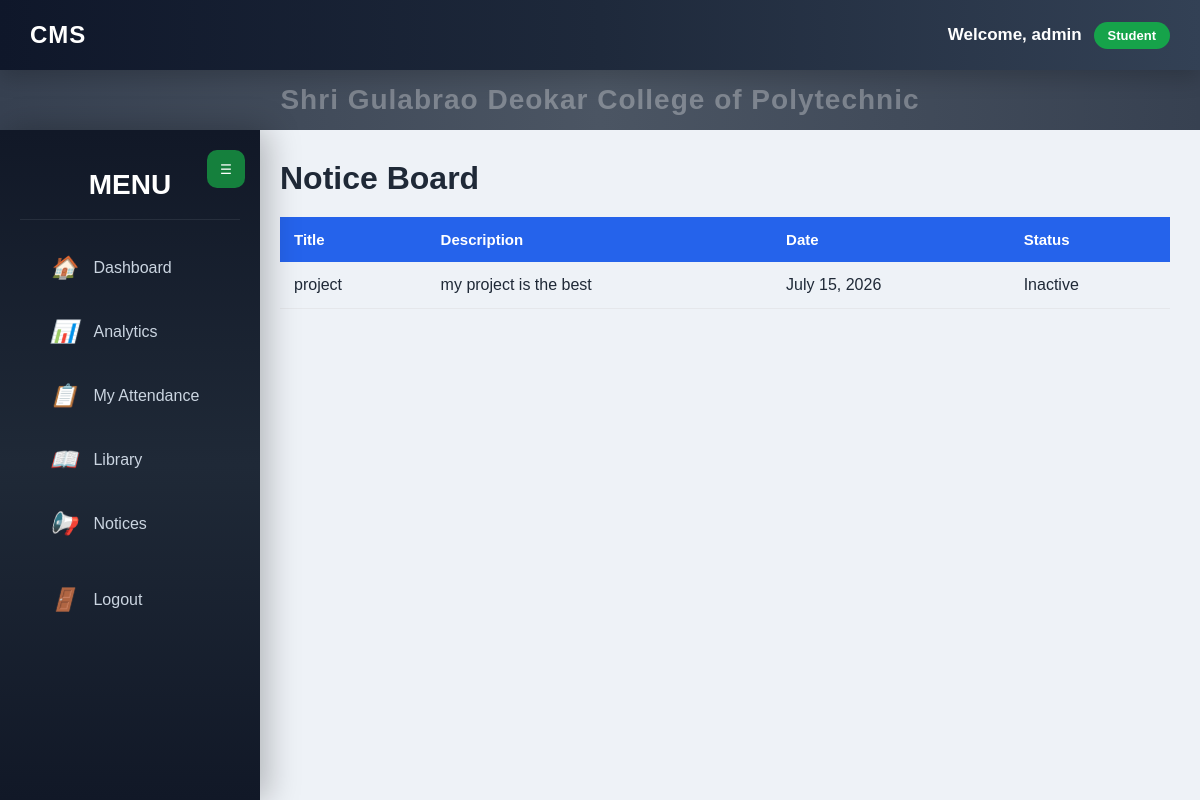
Before: /noticeboard/ (signed in) with the older database file.
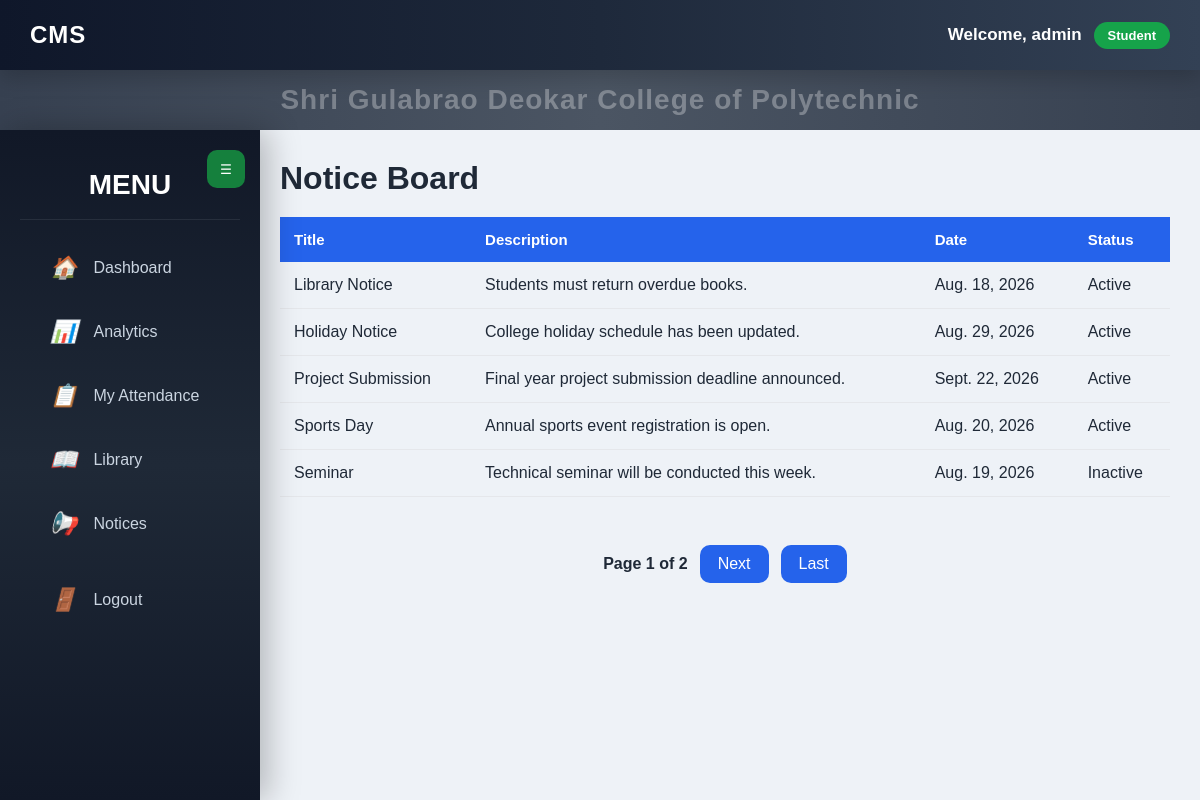
After: the same page with the newer database file.
### noticeboard/models.py (models this page shows, shortened)
class Notice(models.Model):
    title = models.CharField(max_length=200)
    description = models.TextField()
    notice_date = models.DateField()
    STATUS = [
        ("Active", "Active"),
        ("Inactive", "Inactive"),
    ]
    status = models.CharField(
        max_length=20,
        choices=STATUS,
        default="Active"
    )

### noticeboard/views.py (the view)
@login_required
def notice_list(request):
    if not can_view_notice(request):
        return redirect("login")
    search = request.GET.get("search", "")
    notices = Notice.objects.all().order_by("-id")
    if search:
        notices = notices.filter(
            title__icontains=search
        )
    paginator = Paginator(notices, 5)
    page_number = request.GET.get("page")
    page_obj = paginator.get_page(page_number)
    return render(
        request,
        "noticeboard/notice_list.html",
        {
            "notices": page_obj,
            "page_obj": page_obj,
            "search": search,
        }
    )

### noticeboard/views.py (called while the page is built)
def get_role(request):
    if request.user.is_authenticated and hasattr(request.user, "userprofile"):
        return request.user.userprofile.role
    return ""

def can_view_notice(request):
    return get_role(request) in [
        "Principal",
        "HOD",
        "Faculty",
        "Student",
    ]

### templates/noticeboard/notice_list.html (shortened to what this page needs)
{% extends 'base/base.html' %}
{% block content %}
<div class="student-page">
    <div class="student-header">
        <h1>Notice Board</h1>
    </div>
    <div class="table-card">
        <table class="student-table">
            <thead>
                <tr>
                    <th>Title</th>
                    <th>Description</th>
                    <th>Date</th>
                    <th>Status</th>
                </tr>
            </thead>
            <tbody>
            {% for notice in notices %}
                <tr>
                    <td>
                        {{ notice.title }}
                    </td>
                    <td>
                        {{ notice.description }}
                    </td>
                    <td>
                        {{ notice.notice_date }}
                    </td>
                    <td>
                        {{ notice.status }}
                    </td>
                </tr>
            {% endfor %}
            </tbody>
        </table>
    </div>
    {% if page_obj.has_other_pages %}
    <br>
    <div class="pagination">
        <span>
            Page {{ page_obj.number }}
            of
            {{ page_obj.paginator.num_pages }}
        </span>
        {% if page_obj.has_next %}
            <a href="?page={{ page_obj.next_page_number }}{% if search %}&search={{ search }}{% endif %}">
                Next
            </a>
            <a href="?page={{ page_obj.paginator.num_pages }}{% if search %}&search={{ search }}{% endif %}">
                Last
            </a>
        {% endif %}
    </div>
    {% endif %}
</div>
{% endblock %}

Changed rows visible on the page:
removed Notice: title "project", description "my project is the best", notice_date "July 15, 2026", status "Inactive"
added Notice: title "Library Notice", description "Students must return overdue books.", notice_date "Aug. 18, 2026", status "Active"
added Notice: title "Holiday Notice", description "College holiday schedule has been updated.", notice_date "Aug. 29, 2026", status "Active"
added Notice: title "Project Submission", description "Final year project submission deadline announced.", notice_date "Sept. 22, 2026", status "Active"
added Notice: title "Sports Day", description "Annual sports event registration is open.", notice_date "Aug. 20, 2026", status "Active"
added Notice: title "Seminar", description "Technical seminar will be conducted this week.", notice_date "Aug. 19, 2026", status "Inactive"
Other visible differences:
{{ page_obj.number }}: (not shown) → "1"
{{ page_obj.paginator.num_pages }}: (not shown) → "2"
text now shown: "Page of Next Last"
